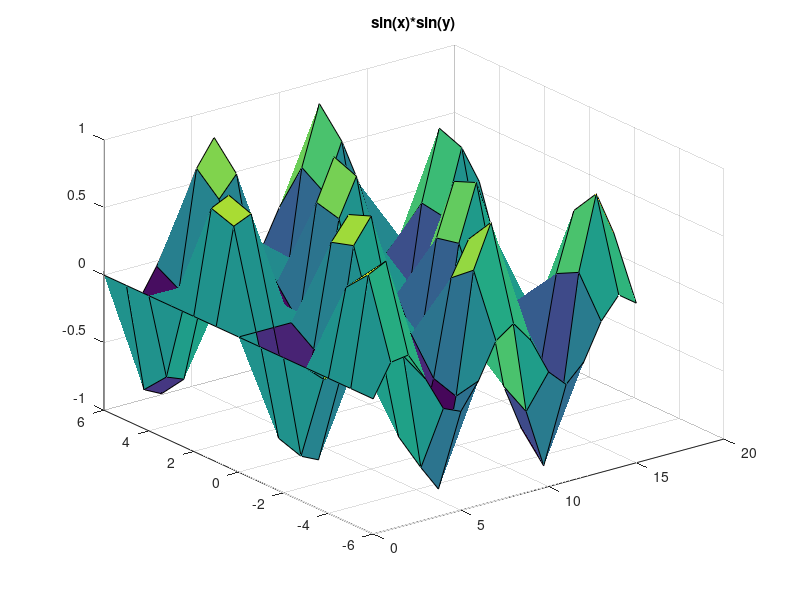

This figure's MATLAB source:

%Ritar funktionen z = x^2*y^2
clf  %clear figure
x = 0:1:5*pi;
y = -6:1:6;
[X,Y] = meshgrid(x,y);
Z = sin(X).*sin(Y)
surf(X,Y,Z)
title("sin(x)*sin(y)")